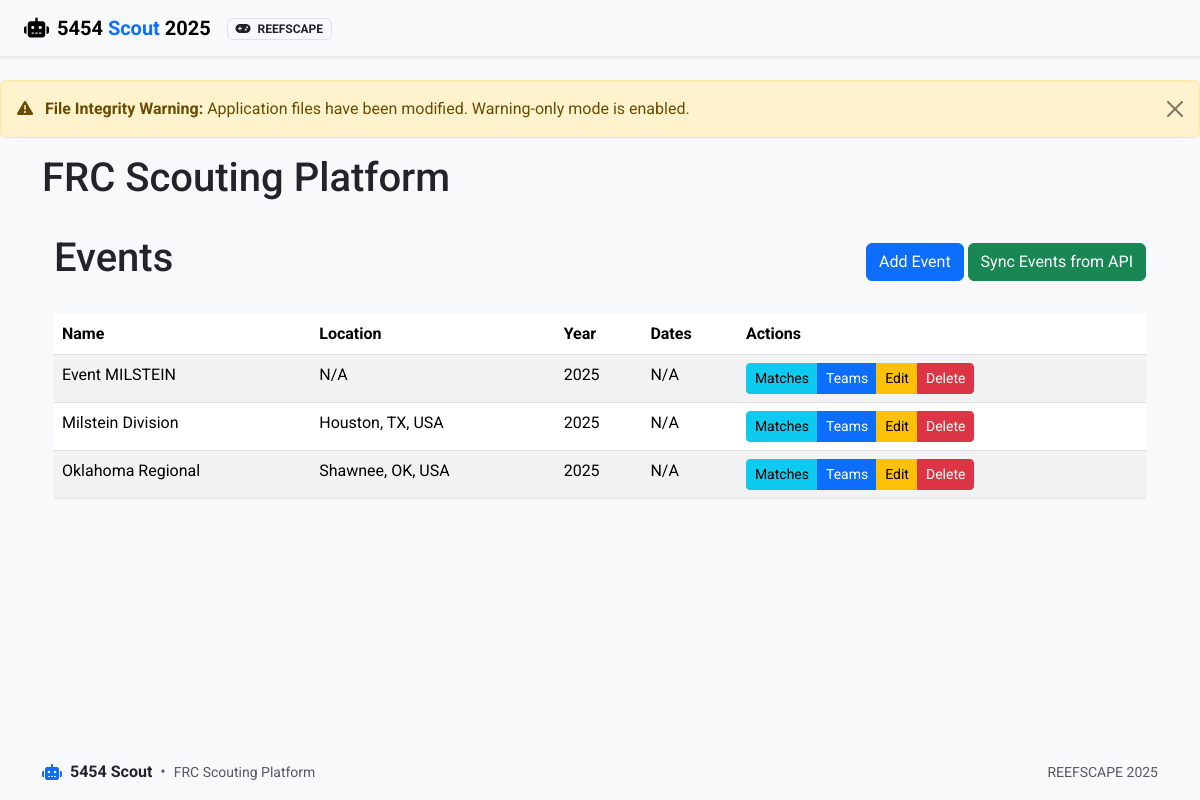
Page /events/ on the earlier database version.
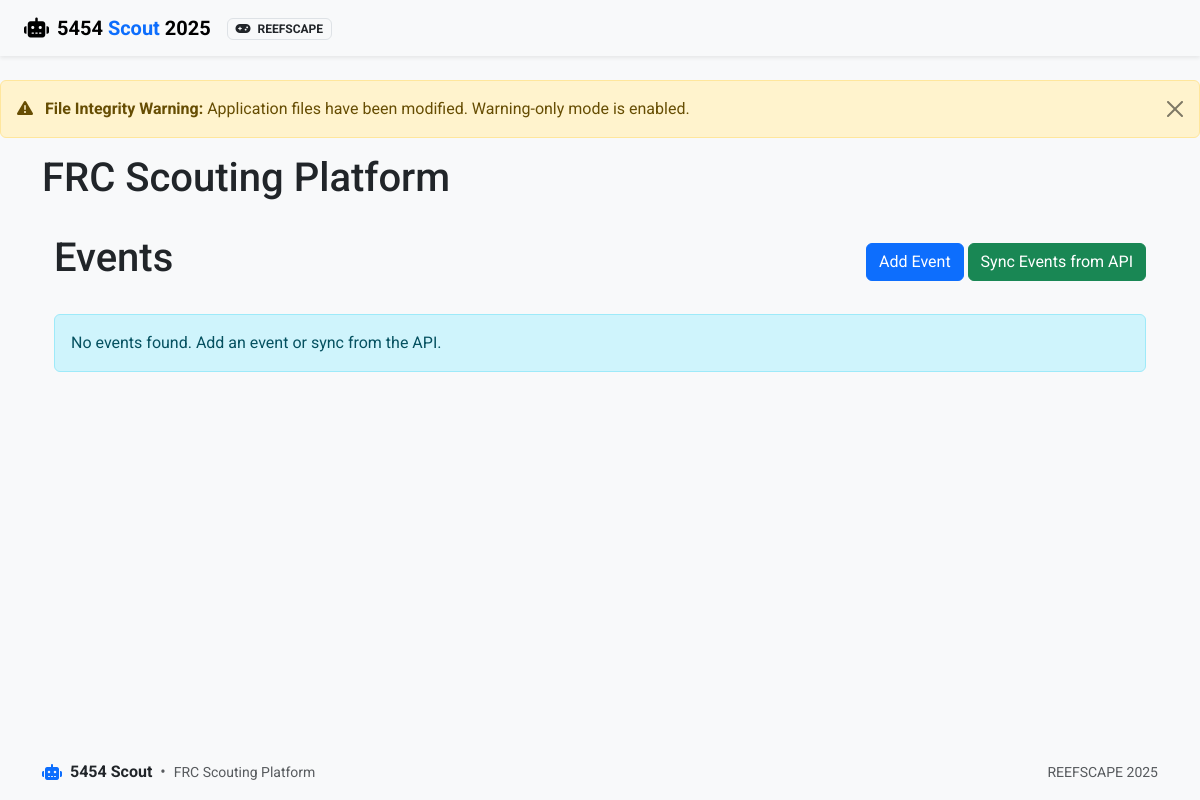
Same page on the later database version.
### app/models.py (models this page shows, shortened)
class Event(db.Model):
    id = db.Column(db.Integer, primary_key=True)
    name = db.Column(db.String(100), nullable=False)
    code = db.Column(db.String(20), unique=True)  # Event code like "CALA" or "NYRO"
    location = db.Column(db.String(100))
    start_date = db.Column(db.Date)
    end_date = db.Column(db.Date)
    year = db.Column(db.Integer, nullable=False)
    matches = db.relationship('Match', backref='event', lazy=True)

### app/routes/events.py (the view)
@bp.route('/')
def index():
    events = Event.query.order_by(Event.year.desc(), Event.name).all()
    now = datetime.now()
    return render_template('events/index.html', events=events, now=now)

### app/routes/auth.py (called while the page is built)
@bp.app_context_processor
def inject_auth_vars():
    return {
        'current_user': current_user,
        'user_has_role': lambda role: current_user.is_authenticated and current_user.has_role(role)
    }

### run.py (called while the page is built)
@app.before_request
def check_first_run():
    if not User.query.first() and request.path != '/auth/login':
        flash('Database is being initialized. Please wait...', 'info')
        return redirect(url_for('auth.login'))

### app/templates/events/index.html (shortened to what this page needs)
{% extends 'base.html' %}
{% block content %}
<div class="container mt-4">
    <div class="d-flex justify-content-between align-items-center mb-4">
        <h1>Events</h1>
        <div>
            <a href="{{ url_for('events.add') }}" class="btn btn-primary">Add Event</a>
            <button type="button" class="btn btn-success" data-bs-toggle="modal" data-bs-target="#syncModal">
                Sync Events from API
            </button>
        </div>
    </div>
    {% if events %}
    <div class="table-responsive">
        <table class="table table-striped table-hover">
            <thead>
                <tr>
                    <th>Name</th>
                    <th>Location</th>
                    <th>Year</th>
                    <th>Dates</th>
                    <th>Actions</th>
                </tr>
            </thead>
            <tbody>
                {% for event in events %}
                <tr>
                    <td>{{ event.name }}</td>
                    <td>{{ event.location or 'N/A' }}</td>
                    <td>{{ event.year }}</td>
                    <td>
                        {% if event.start_date and event.end_date %}
                            {{ event.start_date.strftime('%m/%d/%Y') }} - {{ event.end_date.strftime('%m/%d/%Y') }}
                        {% elif event.start_date %}
                            {{ event.start_date.strftime('%m/%d/%Y') }}
                        {% else %}
                            N/A
                        {% endif %}
                    </td>
                    <td>
                        <div class="btn-group">
                            <a href="{{ url_for('matches.index', event_id=event.id) }}" class="btn btn-sm btn-info">Matches</a>
                            <a href="{{ url_for('teams.index', event_id=event.id) }}" class="btn btn-sm btn-primary">Teams</a>
                            <a href="{{ url_for('events.edit', event_id=event.id) }}" class="btn btn-sm btn-warning">Edit</a>
                            <button type="button" class="btn btn-sm btn-danger"
                                    data-bs-toggle="modal"
                                    data-bs-target="#deleteModal{{ event.id }}">
                                Delete
                            </button>
                        </div>
                    </td>
                </tr>
                {% endfor %}
            </tbody>
        </table>
    </div>
    {% else %}
    <div class="alert alert-info">
        No events found. Add an event or sync from the API.
    </div>
    {% endif %}
</div>
{% endblock %}

Differences in the rows shown:
removed Event: name "Event MILSTEIN", location "N/A", year "2025"
removed Event: name "Milstein Division", location "Houston, TX, USA", year "2025", shows "N/A"
removed Event: name "Oklahoma Regional", location "Shawnee, OK, USA", year "2025", shows "N/A"
Other differences:
text no longer shown: "Name Location Year Dates Actions"
text now shown: "No events found. Add an event or sync from the API."
